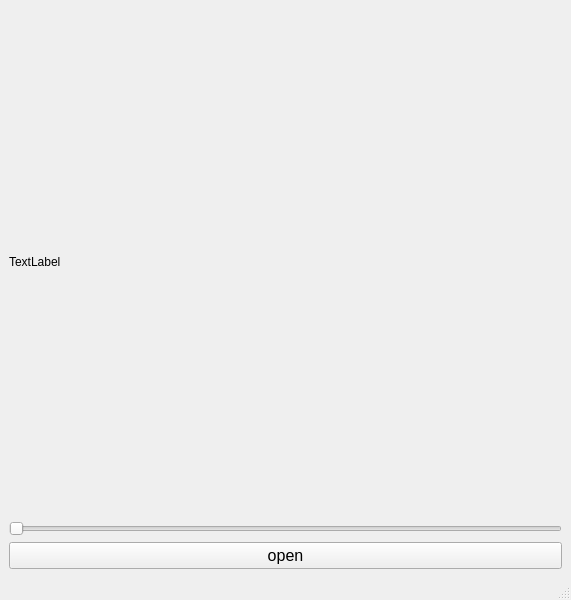
<?xml version="1.0" encoding="UTF-8"?>
<ui version="4.0">
 <class>MainWindow</class>
 <widget class="QMainWindow" name="MainWindow">
  <property name="geometry">
   <rect>
    <x>0</x>
    <y>0</y>
    <width>571</width>
    <height>600</height>
   </rect>
  </property>
  <property name="windowTitle">
   <string>MainWindow</string>
  </property>
  <widget class="QWidget" name="centralwidget">
   <layout class="QGridLayout" name="gridLayout_2">
    <item row="0" column="0">
     <layout class="QGridLayout" name="gridLayout">
      <item row="2" column="0">
       <widget class="QLabel" name="label">
        <property name="sizePolicy">
         <sizepolicy hsizetype="Expanding" vsizetype="Expanding">
          <horstretch>0</horstretch>
          <verstretch>0</verstretch>
         </sizepolicy>
        </property>
        <property name="text">
         <string>TextLabel</string>
        </property>
       </widget>
      </item>
      <item row="5" column="0">
       <widget class="QPushButton" name="pushButton">
        <property name="font">
         <font>
          <pointsize>12</pointsize>
         </font>
        </property>
        <property name="text">
         <string>open</string>
        </property>
       </widget>
      </item>
      <item row="4" column="0">
       <widget class="QSlider" name="horizontalSlider">
        <property name="font">
         <font>
          <pointsize>12</pointsize>
         </font>
        </property>
        <property name="orientation">
         <enum>Qt::Horizontal</enum>
        </property>
       </widget>
      </item>
     </layout>
    </item>
   </layout>
  </widget>
  <widget class="QMenuBar" name="menubar">
   <property name="geometry">
    <rect>
     <x>0</x>
     <y>0</y>
     <width>571</width>
     <height>20</height>
    </rect>
   </property>
  </widget>
  <widget class="QStatusBar" name="statusbar"/>
 </widget>
 <resources/>
 <connections>
  <connection>
   <sender>horizontalSlider</sender>
   <signal>sliderMoved(int)</signal>
   <receiver>MainWindow</receiver>
   <slot>slider()</slot>
   <hints>
    <hint type="sourcelabel">
     <x>82</x>
     <y>524</y>
    </hint>
    <hint type="destinationlabel">
     <x>76</x>
     <y>577</y>
    </hint>
   </hints>
  </connection>
  <connection>
   <sender>pushButton</sender>
   <signal>clicked()</signal>
   <receiver>MainWindow</receiver>
   <slot>open()</slot>
   <hints>
    <hint type="sourcelabel">
     <x>212</x>
     <y>554</y>
    </hint>
    <hint type="destinationlabel">
     <x>225</x>
     <y>571</y>
    </hint>
   </hints>
  </connection>
 </connections>
 <slots>
  <slot>slider()</slot>
  <slot>open()</slot>
 </slots>
</ui>
